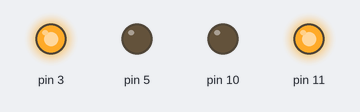
The sketch below on a simulated Arduino Uno, built with avr-gcc and run on an emulated ATmega328P. Shown: output pins drawn as LEDs (lit = HIGH).

Above: at 0.1 s.
Timing chart, 0 to 1.6 s (numbered marks = the images above):
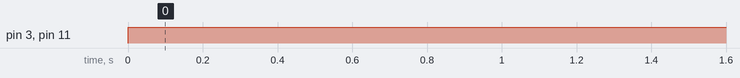

Measured:
- by itself, pin 3, pin 11: LOW → HIGH at 0.00 s

The sketch:

DC_motor_code.ino
```cpp
void setup()
{
  pinMode(3, OUTPUT);
  pinMode(5, OUTPUT);
  pinMode(10, OUTPUT);
  pinMode(11, OUTPUT);
}

void loop()
{
  digitalWrite(3, HIGH);
  digitalWrite(5, LOW);
  digitalWrite(10, LOW);
  digitalWrite(11, HIGH);
  delay(10); // Delay a little bit to improve simulation performance
}
```
